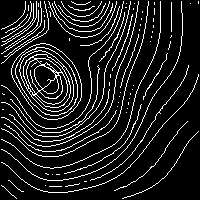
%> input picture 10/10_1.png, 200 x 200 px
$ octave test.m   (GNU Octave 9; MATLAB toolbox functions it lacks are replaced by stand-ins)
%> lines starting %> are read from the running program, lines starting %| are printed output that depends on the picture; in (x1, y1, x2, y2) boxes, pixels count from 0 and x2, y2 are one past the last pixel; in counts of white or black regions, pixels touching at a corner belong together; the program's own positions count from 1
clc; clear;
ip_interpolated=im2bw(imread('10_1.png'), 0.5);
%> ip_interpolated: size 200x200 logical; 12.1% white in thin lines or dots
org=im2bw(imread('10.png'), 0.5);
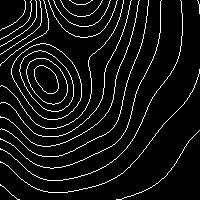
%> input picture 10/10.png, 200 x 200 px
%> org: size 200x200 logical; 7.1% white in thin lines or dots
op= ip_interpolated;

[r,c]=size(org);
%> r = 200; c = 200


for i=1:r
    for j=1:c
        if ip_interpolated(i,j)== org(i,j)
            op(i,j)=0;
        end
    end
end
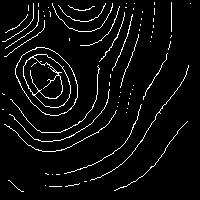
%> op: size 200x200 logical; 5.1% white in thin lines or dots, all inside (x1, y1, x2, y2) = (2, 2, 191, 192)

ip_interpolated=1-ip_interpolated;
%> ip_interpolated: size 200x200 double; values 0 (black) and 1 (white), 87.9% white; black in thin lines or dots
org=1-org;
%> org: size 200x200 double; values 0 (black) and 1 (white), 92.9% white; black in thin lines or dots
op=1-op;
figure(1), imshow(ip_interpolated);
figure(2), imshow(org);
figure(3), imshow(op);

imwrite(org,'C:\Users\Mr. Ashis Pradhan\Documents\MATLAB\Paper\10\org.png');

temp=imread('final_ip.jpg');
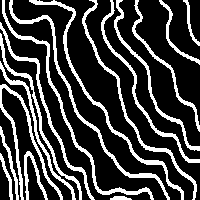
%> input picture final_ip.jpg, 200 x 200 px
%> temp is the input picture: size 200x200x3 uint8; 24.2% white; 17 white regions, largest, box (x1, y1, x2, y2) and area: (29, 0, 184, 200) 1020, (9, 0, 170, 200) 1019, (2, 0, 154, 200) 1006
for i=1:r
    for j=1:c

            temp(i,j,1)=255;
            temp(i,j,2)=255;
            temp(i,j,3)=255;

    end
end
%> temp: size 200x200x3 uint8; every value is 255


for i=1:r
    for j=1:c
        if  op(i,j)==0
            temp(i,j,1)=0;
            temp(i,j,2)=0;
            temp(i,j,3)=255;
        end
    end
end
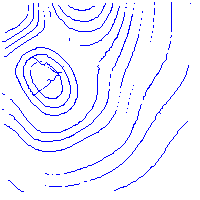
%> temp: size 200x200x3 uint8; mean R, G, B 242, 242, 255
figure(4), imshow(temp);
imwrite(temp,'C:\Users\Mr. Ashis Pradhan\Documents\MATLAB\Paper\10\ip_interpolated.png');


for i=1:r
    for j=1:c
        if  org(i,j)==0
            temp(i,j,1)=0;
            temp(i,j,2)=0;
            temp(i,j,3)=0;
        end
    end
end
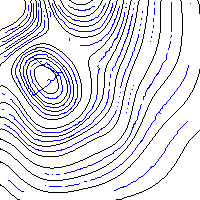
%> temp: size 200x200x3 uint8; 7.13% of pixels changed, all inside (x1, y1, x2, y2) = (0, 0, 200, 200)
figure(5), imshow(temp);
imwrite(temp,'C:\Users\Mr. Ashis Pradhan\Documents\MATLAB\Paper\10\10_final.png');
